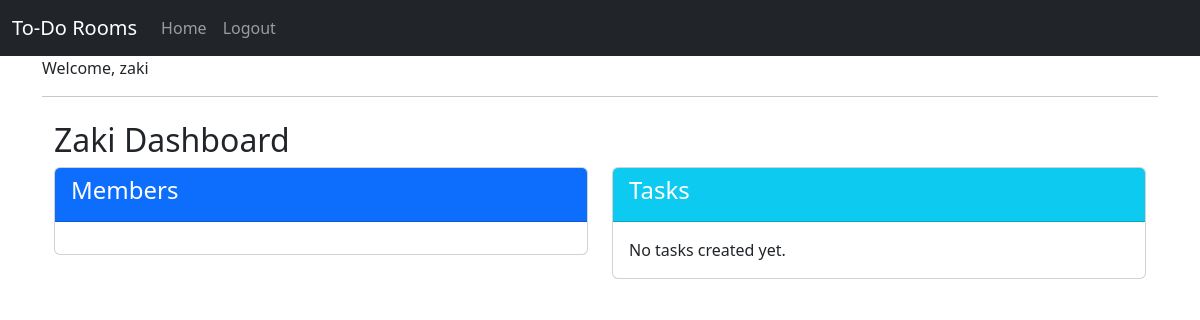
The page /dashboard/1/ (signed in) on the database as committed earlier.
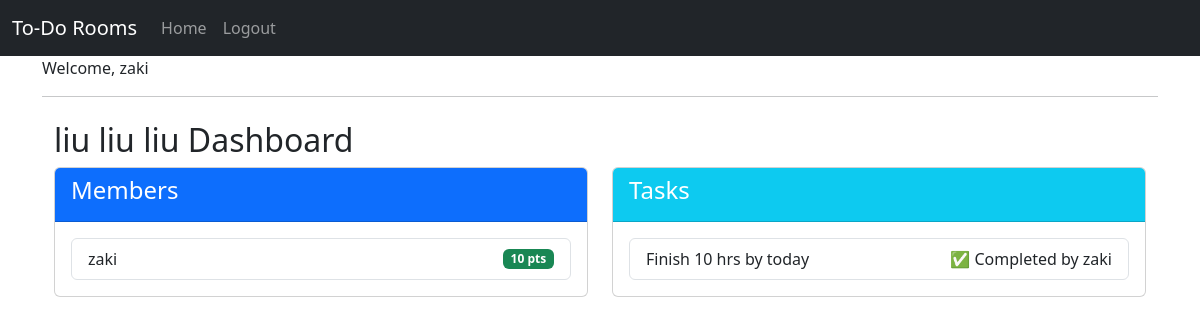
The same page on the database as committed later.
### roommates/models.py (models this page shows, shortened)
class Room(models.Model):
    name = models.CharField(max_length=100)
    members = models.ManyToManyField(User, related_name='rooms', through='RoomMember')

class RoomMember(models.Model):
    user = models.ForeignKey(User, on_delete=models.CASCADE)
    room = models.ForeignKey(Room, on_delete=models.CASCADE)
    points = models.IntegerField(default=0)

class Task(models.Model):
    room = models.ForeignKey(
        Room,
        on_delete=models.CASCADE,
        related_name='tasks'
    )
    description = models.CharField(max_length=255)
    completed_by = models.ForeignKey(User, null=True, blank=True, on_delete=models.SET_NULL)
    created_by = models.ForeignKey(User, on_delete=models.CASCADE, related_name='created_tasks')
    is_completed = models.BooleanField(default=False)

### roommates/views.py (the view)
# urls.py: path('dashboard/<int:room_id>/', views.room_dashboard, name='room_dashboard'),
@login_required
def room_dashboard(request, room_id):
    room = get_object_or_404(Room, id=room_id)
    members = room.roommember_set.all().order_by('-points')
    tasks = Task.objects.filter(room=room)
    return render(request, 'roommates/dashboard.html', {
        'room': room,
        'members': members,
        'tasks': tasks
    })

### roommates/templates/roommates/dashboard.html (shortened to what this page needs)
{% extends "base.html" %}
{% block content %}
<div class="container mt-4">
    <h2>{{ room.name }} Dashboard</h2>
    <div class="row">
        <div class="col-md-6">
            <div class="card mb-4">
                <div class="card-header bg-primary text-white">
                    <h4>Members</h4>
                </div>
                <div class="card-body">
                    <ul class="list-group">
                        {% for member in members %}
                            <li class="list-group-item d-flex justify-content-between align-items-center">
                                {{ member.user.username }}
                                <span class="badge bg-success">{{ member.points }} pts</span>
                            </li>
                        {% endfor %}
                    </ul>
                </div>
            </div>
        </div>
        <div class="col-md-6">
            <div class="card">
                <div class="card-header bg-info text-white">
                    <h4>Tasks</h4>
                </div>
                <div class="card-body">
                    {% if tasks %}
                        <ul class="list-group">
                            {% for task in tasks %}
                                <li class="list-group-item d-flex justify-content-between align-items-center">
                                    {{ task.description }}
                                    {% if task.is_completed %}
                                        <span>
                                            ✅ Completed by {{ task.completed_by.username }}
                                        </span>
                                    {% endif %}
                                </li>
                            {% endfor %}
                        </ul>
                    {% else %}
                        <li class="list-group-item">No tasks created yet.</li>
                    {% endif %}
                </div>
            </div>
        </div>
    </div>
</div>
{% endblock %}

Rows that differ between the two databases and show on the page:
changed Room: name "Zaki" → "liu liu liu"
added RoomMember: user.username "zaki", points "10"
added Task: description "Finish 10 hrs by today", completed_by.username "zaki"
Other text that changed with them:
text no longer shown: "No tasks created yet."
